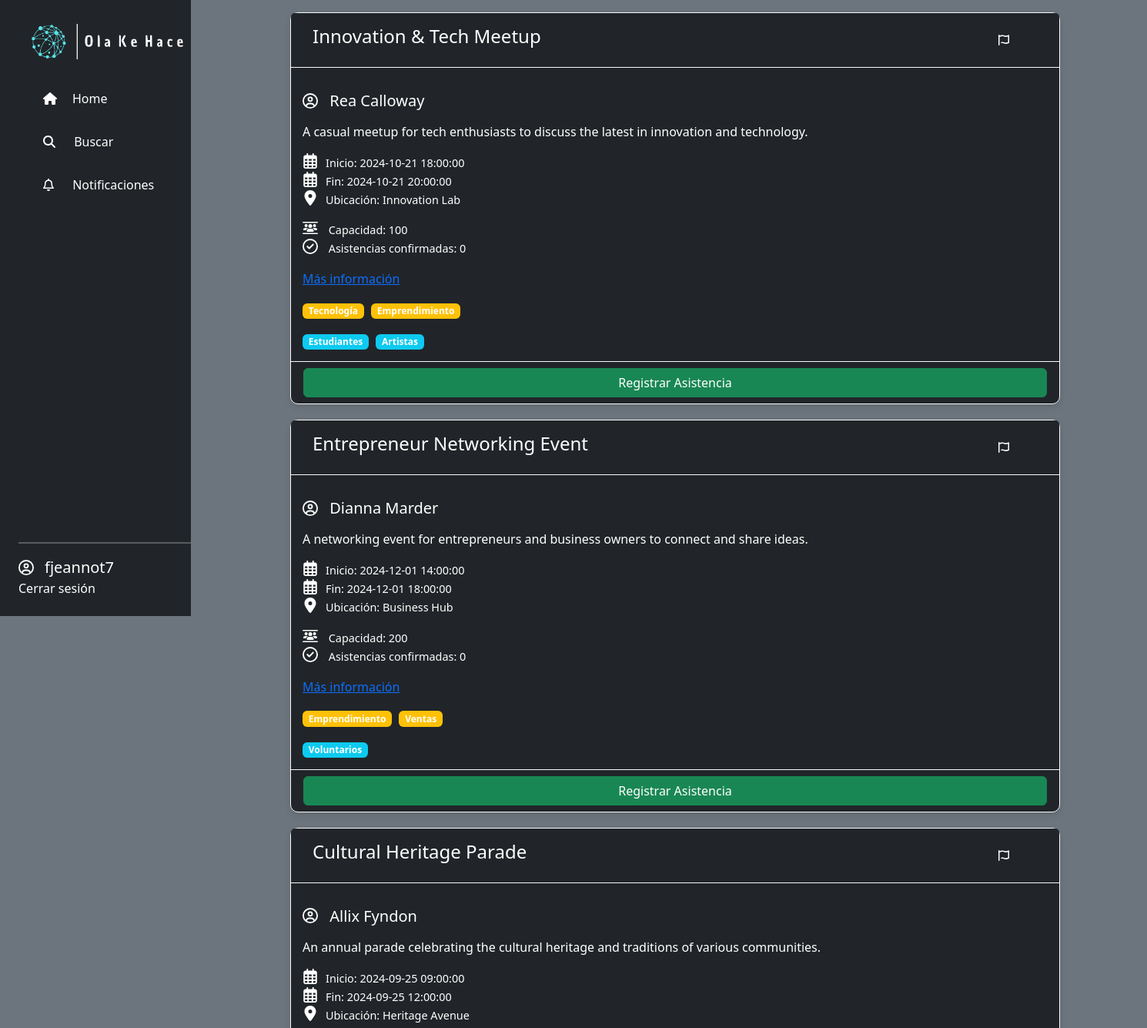
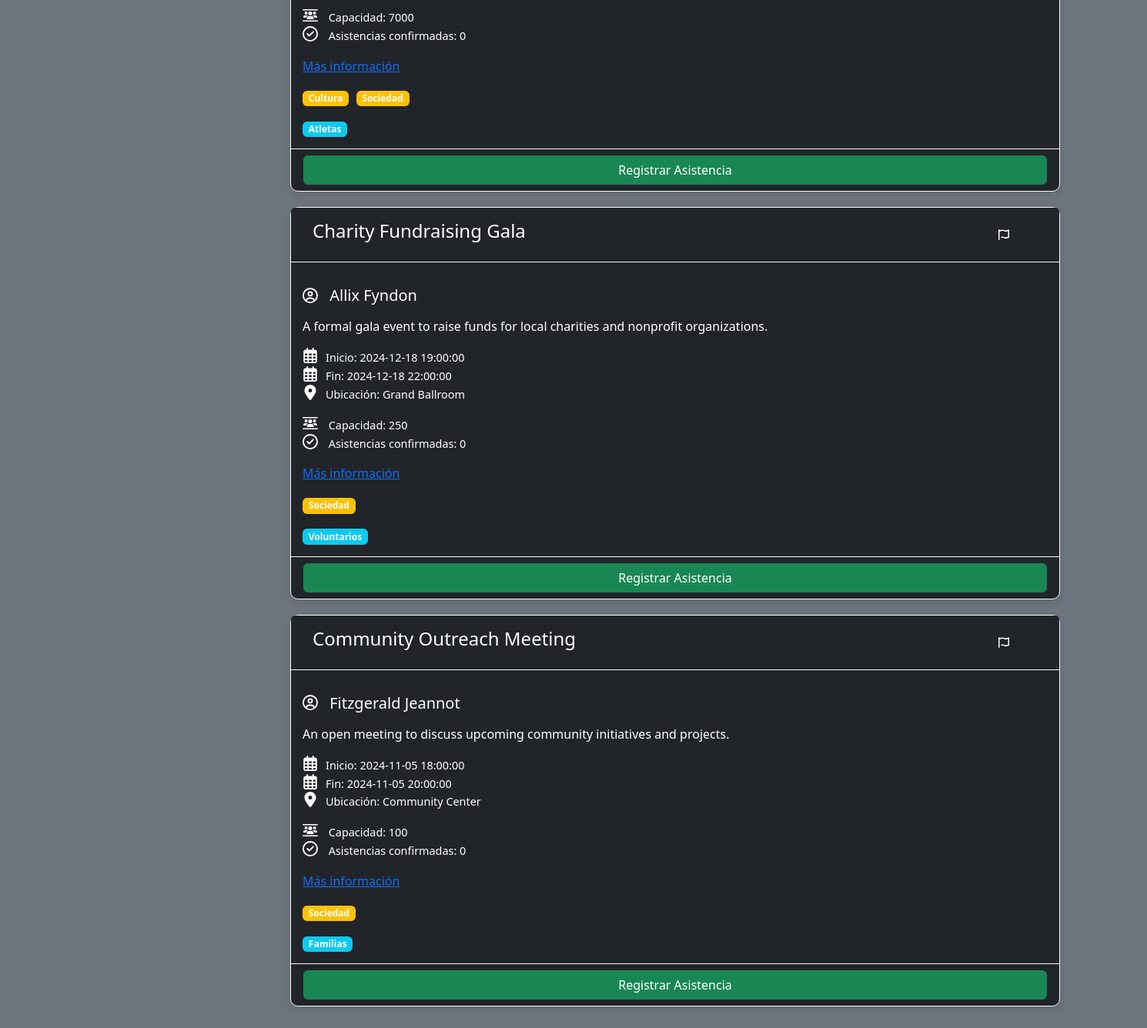
/home (signed in), run on the app's committed database (2 pictures, top to bottom).
### tables this page shows
CREATE TABLE posts (
    post_id INT NOT NULL AUTO_INCREMENT PRIMARY KEY,
    publisher_id INT NOT NULL,
    title VARCHAR(255),
    start_date DATE,
    start_time TIME,
    end_date DATE,
    end_time TIME,
    capacity INT,
    attendances INT DEFAULT 0,
    reports INT DEFAULT 0,
    location VARCHAR(350),
    description VARCHAR(750),
    url VARCHAR(255),
    state ENUM('active', 'banned') DEFAULT 'active',
    CONSTRAINT fk_post_to_publisher FOREIGN KEY (publisher_id) REFERENCES publishers(user_id)  
);

CREATE TABLE users (
    user_id INT NOT NULL AUTO_INCREMENT PRIMARY KEY,
    name VARCHAR(255) NOT NULL,
    username VARCHAR(255) NOT NULL UNIQUE,
    email VARCHAR(255) NOT NULL,
    password VARCHAR(255) NOT NULL,
    type ENUM('admin', 'publisher', 'user') NOT NULL,
    state ENUM('active', 'inactive') NOT NULL
);

CREATE TABLE categories (
    category_id INT NOT NULL AUTO_INCREMENT PRIMARY KEY,
    name VARCHAR(255),
    description VARCHAR(350)
);

CREATE TABLE audience_types (
    audience_type_id INT NOT NULL AUTO_INCREMENT PRIMARY KEY,
    name VARCHAR(255),
    description VARCHAR(350)
);

### svc/db.php (called while the page is built, shortened)
<?php
class DB {
    private $dbname = 'o_k_h';
    private $user = 'udbs';
    private $pass = '4321';
    private $options = [
        PDO::ATTR_ERRMODE            => PDO::ERRMODE_EXCEPTION,
        PDO::ATTR_DEFAULT_FETCH_MODE => PDO::FETCH_ASSOC,
        PDO::ATTR_EMULATE_PREPARES   => false,
    ];
    public function getPDO(){
        $dsn = "mysql:host=127.0.0.1;port=3306;dbname=$this->dbname;charset=utf8";
        $pdo = null;
        try {
            $pdo = new PDO($dsn, $this->user, $this->pass, $this->options);
        } catch (PDOException $e) {
            echo "Error de conexión a la base de datos: " . $e->getMessage();
            exit();
        }
        return $pdo;
    }
}
?>

### ctrl/home.php (called while the page is built, shortened)
<?php
include "svc/posts.php";
class Home_ctrl{
    private $posts_svc;
    public function __construct() {
        $this->posts_svc = new Posts_svc();
    }
    public function getPosts() {
        if (isset($_SESSION['userid'])) {
            $userId = $_SESSION['userid'];
            return $this->posts_svc->getPostsUser($userId);
        }
        return $this->posts_svc->getPosts();
    }
    public function getCategories($postId){
        return $this->posts_svc->getCategories($postId);
    }
    public function getAudiences($postId){
        return $this->posts_svc->getAudiences($postId);
    }
}
?>

### svc/posts.php (called while the page is built, shortened)
<?php
include 'db.php';
class Posts_svc{
    private $pdo;
    function __construct() {
        $this->db = new DB();
        $this->pdo = $this->db->getPDO();
    }
    public function getPostsUser($user_id){
        $stmt = $this->pdo->prepare("SELECT p.*, u.name AS publisher_name FROM posts p
                JOIN users u ON p.publisher_id = u.user_id WHERE p.post_id NOT IN
                    ( SELECT a.post_id FROM attendances a WHERE a.user_id = :u_id )
                AND p.state = 'active' ORDER BY p.post_id DESC LIMIT 15");
        $stmt->bindParam(':u_id', $user_id, PDO::PARAM_STR);
        $stmt->execute();
        $posts = $stmt->fetchAll(PDO::FETCH_CLASS, "Post");
        return $posts;
    }
    public function getCategories($postId){
        $stmt = $this->pdo->prepare("SELECT c.name FROM categories c JOIN post_cat pc ON pc.category_id = c.category_id JOIN posts p ON p.post_id = pc.post_id WHERE p.post_id = :p_id");
        $stmt->execute(['p_id' => $postId]);
        $cats = $stmt->fetchAll(PDO::FETCH_ASSOC);
        return $cats;
    }
    public function getAudiences($postId){
        $stmt = $this->pdo->prepare("SELECT a.name FROM audience_types a JOIN post_audience pa ON pa.audience_type_id = a.audience_type_id JOIN posts p ON p.post_id = pa.post_id WHERE p.post_id = :p_id");
        $stmt->execute(['p_id' => $postId]);
        $cats = $stmt->fetchAll(PDO::FETCH_ASSOC);
        return $cats;
    }
}
?>

### model/post.php (called while the page is built, shortened)
<?php
class Post
{
    private $post_id;
    private $publisher_name;
    private $title;
    private $start_date;
    private $start_time;
    private $end_date;
    private $end_time;
    private $capacity;
    private $attendances;
    private $location;
    private $description;
    private $url;
    public function getPostId()
    {
        return $this->post_id;
    }
    public function getPublisherName()
    {
        return $this->publisher_name;
    }
    public function getTitle()
    {
        return $this->title;
    }
    public function getStart_date()
    {
        return $this->start_date;
    }
    public function getStart_time()
    {
        return $this->start_time;
    }
    public function getEnd_date()
    {
        return $this->end_date;
    }
    public function getEnd_time()
    {
        return $this->end_time;
    }
    public function getCapacity()
    {
        return $this->capacity;
    }
    public function getAttendances()
    {
        return $this->attendances;
    }
    public function getLocation()
    {
        return $this->location;
    }
    public function getDescription()
    {
        return $this->description;
    }
    public function getUrl()
    {
        return $this->url;
    }
}

### view/home.php (the view, shortened to what this page needs)
<?php
    include_once "model/post.php";
    include "ctrl/home.php";
    $home_ctrl = new Home_ctrl();
    $posts = $home_ctrl->getPosts();
?>
<div class="container">
    <?php foreach ($posts as $post): ?>
        <div class="card text-bg-dark border-light">
            <div class="card-header text-bg-dark border-light">
                <div class="row container py-2">
                    <div class="col-11 align-self-start">
                        <h4 class="mb-0"><?php echo htmlspecialchars($post->getTitle()); ?></h4>
                    </div>
                    <div class="col-1 align-self-end text-end">
                        <?php if (isset($_SESSION['username'])): ?>
                            <button type="button" class="btn btn-dark" data-bs-toggle="modal" data-bs-target="#reportModal_<?php echo htmlspecialchars($post->getPostId());?>">
                                <i class="fa-regular fa-font-awesome"></i>
                            </button>
                        <?php else: ?>
                                <button type="button" class="btn btn-dark" data-bs-toggle="modal" data-bs-target="#loginModal">
                                    <i class="fa-regular fa-font-awesome"></i>
                                </button>
                        <?php endif; ?>
                    </div>
                </div>
            </div>
            <div class="card-body">
                <p class="event-meta">
                    <h5 class="card-title">
                        <i class="fa-regular fa-circle-user user-icon"></i>
                        <?php echo htmlspecialchars($post->getPublisherName()); ?>
                    </h5>
                </p>
                <p class="card-text">
                    <?php echo htmlspecialchars($post->getDescription()); ?>
                </p>
                <p class="event-meta text-bg-dark">
                    <i class="fa-regular fa-calendar-days user-icon"></i>Inicio: <?php echo htmlspecialchars($post->getStart_date());?> <?php echo htmlspecialchars($post->getStart_time());?><br>
                    <i class="fa-regular fa-calendar-days user-icon"></i>Fin: <?php echo htmlspecialchars($post->getEnd_date());?> <?php echo htmlspecialchars($post->getEnd_time());?><br>
                    <i class="fa-solid fa-location-dot user-icon"></i></i>Ubicación: <?php echo htmlspecialchars($post->getLocation());?>
                </p>
                <p class="event-meta text-bg-dark">
                    <i class="fa-solid fa-users-between-lines user-icon"></i> Capacidad: <?php echo htmlspecialchars($post->getCapacity()); ?> <br>
                    <i class="fa-regular fa-circle-check user-icon"></i>
                    Asistencias confirmadas:  <span id="attendance-count-<?php echo htmlspecialchars($post->getPostId()); ?>"><?php echo htmlspecialchars($post->getAttendances()); ?> </span>
                </p>
                <a href="<?php echo htmlspecialchars($post->getUrl());?>" class="card-link">Más información</a>
                <?php $categories = $home_ctrl->getCategories($post->getPostId());?>
                <div class="badges-container mt-3">
                    <?php foreach ($categories as $cat): ?>
                        <span class="badge bg-warning"><?php echo htmlspecialchars($cat['name']);?></span>
                    <?php endforeach; ?>
                </div>
                <?php $audiences = $home_ctrl->getAudiences($post->getPostId());?>
                <div class="badges-container mt-3">
                    <?php foreach ($audiences as $aud): ?>
                        <span class="badge bg-info"><?php echo htmlspecialchars($aud['name']);?></span>
                    <?php endforeach; ?>
                </div>
            </div>
            <div class="card-footer text-body-secondary border-light">
                <div class="d-grid">
                    <?php if (isset($_SESSION['username'])): ?>
                        <button class="register-attendance btn btn-success" data-post-id="<?php echo htmlspecialchars($post->getPostId()); ?>">Registrar Asistencia</button>
                    <?php else: ?>
                        <button class="btn btn-success" data-bs-toggle="modal" data-bs-target="#loginModal">Registrar Asistencia</button>
                    <?php endif; ?>
                </div>
            </div>
        </div>
    <?php endforeach; ?>
</div>

### view/styles.css (style rules this page uses)
body { overflow-x: hidden; }
.card { margin-bottom: 20px; max-width: 1000px; border-radius: 10px; box-shadow: 0 4px 8px rgba(0, 0, 0, 0.1); }
.card-header { display: flex; align-items: center; background-color: #f8f9fa; }
.user-icon { width: 20px; height: 20px; border-radius: 50%; margin-right: 10px; }
.badges-container .badge { margin-right: 5px; }
.card-body { padding: 15px; }
.event-meta { font-size: 0.9rem; color: #6c757d; }

### data on the page
posts: title "Innovation & Tech Meetup", users.name "Rea Calloway", description "A casual meetup for tech enthusiasts to discuss the latest in innovation and technology.", start_date "2024-10-21", start_time "18:00:00", end_date "2024-10-21", end_time "20:00:00", location "Innovation Lab", capacity "100", attendances "0"
categories: name "Tecnología"
categories: name "Emprendimiento"
audience_types: name "Estudiantes"
audience_types: name "Artistas"
posts: title "Entrepreneur Networking Event", users.name "Dianna Marder", description "A networking event for entrepreneurs and business owners to connect and share ideas.", start_date "2024-12-01", start_time "14:00:00", end_date "2024-12-01", end_time "18:00:00", location "Business Hub", capacity "200", attendances "0"
categories: name "Ventas"
audience_types: name "Voluntarios"
posts: title "Cultural Heritage Parade", users.name "Allix Fyndon", description "An annual parade celebrating the cultural heritage and traditions of various communities.", start_date "2024-09-25", start_time "09:00:00", end_date "2024-09-25", end_time "12:00:00", location "Heritage Avenue", capacity "7000", attendances "0"
categories: name "Cultura"
categories: name "Sociedad"
audience_types: name "Atletas"
posts: title "Charity Fundraising Gala", users.name "Allix Fyndon", description "A formal gala event to raise funds for local charities and nonprofit organizations.", start_date "2024-12-18", start_time "19:00:00", end_date "2024-12-18", end_time "22:00:00", location "Grand Ballroom", capacity "250", attendances "0"
posts: title "Community Outreach Meeting", users.name "Fitzgerald Jeannot", description "An open meeting to discuss upcoming community initiatives and projects.", start_date "2024-11-05", start_time "18:00:00", end_date "2024-11-05", end_time "20:00:00", location "Community Center", capacity "100", attendances "0"
audience_types: name "Familias"

### other printed values
$_SESSION['username'] "fjeannot7"
